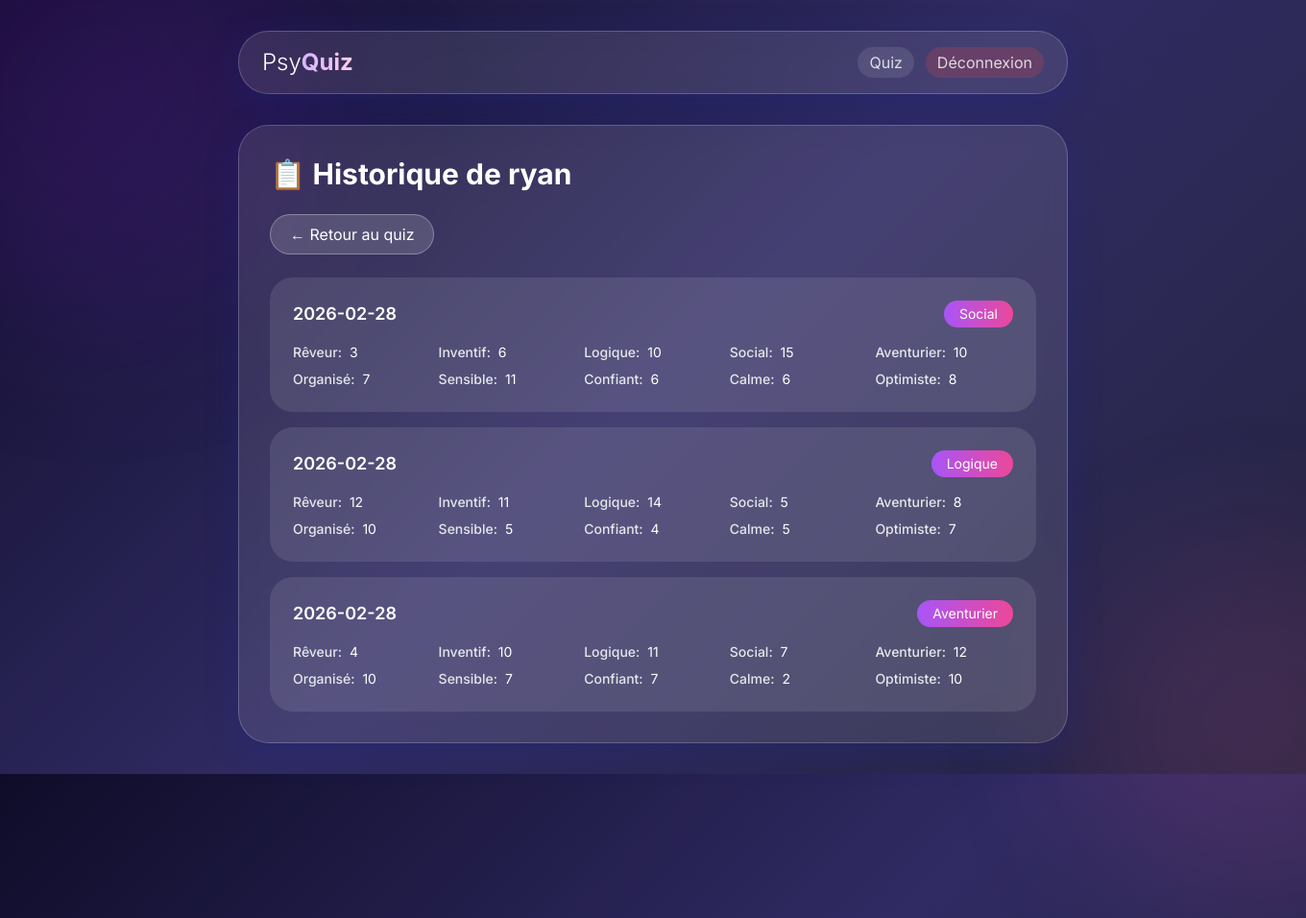
Screenshot of /history (signed in) with the database file from the repository.
### tables this page shows
CREATE TABLE results (
            id INTEGER PRIMARY KEY AUTOINCREMENT,
            user_id INTEGER NOT NULL,
            date TEXT NOT NULL,
            answers TEXT NOT NULL,
            dominant_profile TEXT NOT NULL,
            scores TEXT NOT NULL,
            FOREIGN KEY (user_id) REFERENCES users (id)
        );

### main.py (the view)
@app.get("/history", response_class=HTMLResponse)
async def history(request: Request):
    user_id = get_user_id_from_cookie(request)
    username = get_username_from_cookie(request)
    if not user_id or not username:
        return RedirectResponse(url="/login-patient", status_code=302)
    history_list = get_results_by_user_id(user_id)
    response = templates.TemplateResponse(
        "history.html",
        {"request": request, "username": username, "history": history_list}
    )
    response.headers['Cache-Control'] = 'no-cache, no-store, must-revalidate'
    return response

### templates/history.html (shortened to what this page needs)
<!DOCTYPE html>
<html lang="fr">
<head>
    <script src="https://cdn.tailwindcss.com"></script>
</head>
<body class="relative">
    <div class="floating-shape shape1"></div>
    <div class="floating-shape shape2"></div>
    <div class="relative z-10 max-w-4xl mx-auto px-4 py-8">
        <nav class="glass-card py-4 px-6 flex justify-between items-center mb-8">
            <span class="text-2xl font-light text-white">Psy<span class="font-bold text-transparent bg-clip-text bg-gradient-to-r from-purple-300 to-pink-200">Quiz</span></span>
            <div class="flex items-center space-x-3">
                <a href="/" class="text-white/80 hover:text-white px-3 py-1 rounded-full bg-white/10 hover:bg-white/20 transition">Quiz</a>
                <a href="/logout" class="text-white/80 hover:text-white px-3 py-1 rounded-full bg-red-500/20 hover:bg-red-500/30 transition">Déconnexion</a>
            </div>
        </nav>
        <div class="glass-card p-8">
            <h1 class="text-3xl font-bold text-white mb-6">📋 Historique de {{ username }}</h1>
            <div class="mb-6">
                <a href="/" class="btn-retour inline-flex items-center">← Retour au quiz</a>
            </div>
            {% if history %}
            <div class="space-y-4">
                {% for entry in history %}
                <div class="history-item p-6">
                    <div class="flex justify-between items-center mb-4">
                        <span class="text-lg font-semibold text-white">{{ entry.date }}</span>
                        <span class="bg-gradient-to-r from-purple-500 to-pink-500 text-white px-4 py-1 rounded-full text-sm">{{ entry.profile }}</span>
                    </div>
                    <div class="grid grid-cols-2 md:grid-cols-5 gap-2">
                        {% for profile, score in entry.scores.items() %}
                        <div class="text-sm">
                            <span class="font-medium text-gray-200">{{ profile }}:</span>
                            <span class="ml-1 text-white">{{ score }}</span>
                        </div>
                        {% endfor %}
                    </div>
                </div>
                {% endfor %}
            </div>
            {% else %}
            <p class="text-center text-gray-300 py-8">Aucun résultat enregistré.</p>
            {% endif %}
        </div>
    </div>
</body>
</html>

### templates/history.html (style rules this page uses)
body { font-family: 'Inter', sans-serif; background: linear-gradient(135deg, #0f0c29 0%, #302b63 50%, #24243e 100%); min-height: 100vh; position: relative; overflow-x: hidden; }
.floating-shape { position: absolute; background: rgba(255,255,255,0.03); border-radius: 50%; filter: blur(70px); z-index: 0; }
.shape1 { width: 500px; height: 500px; top: -150px; left: -150px; background: radial-gradient(circle, rgba(138,43,226,0.2) 0%, rgba(75,0,130,0.1) 100%); }
.shape2 { width: 400px; height: 400px; bottom: -150px; right: -150px; background: radial-gradient(circle, rgba(255,105,180,0.15) 0%, rgba(255,20,147,0.05) 100%); }
.glass-card { background: rgba(255,255,255,0.1); backdrop-filter: blur(10px); border: 1px solid rgba(255,255,255,0.2); border-radius: 2rem; box-shadow: 0 8px 32px 0 rgba(31,38,135,0.37); }
.history-item { background: rgba(255,255,255,0.1); border-radius: 1.5rem; transition: transform 0.2s; }
.btn-retour { background: rgba(255,255,255,0.15); border: 1px solid rgba(255,255,255,0.3); border-radius: 50px; padding: 8px 20px; color: white; transition: all 0.3s; }

### rows the page displays
results: date "2026-02-28", profile "Social", scores "Rêveur" "Inventif" "Logique" "Social" "Aventurier" "Organisé" "Sensible" "Confiant" "Calme" "Optimiste", scores "3" "6" "10" "15" "10" "7" "11" "6" "6" "8"
results: date "2026-02-28", profile "Logique", scores "Rêveur" "Inventif" "Logique" "Social" "Aventurier" "Organisé" "Sensible" "Confiant" "Calme" "Optimiste", scores "12" "11" "14" "5" "8" "10" "5" "4" "5" "7"
results: date "2026-02-28", profile "Aventurier", scores "Rêveur" "Inventif" "Logique" "Social" "Aventurier" "Organisé" "Sensible" "Confiant" "Calme" "Optimiste", scores "4" "10" "11" "7" "12" "10" "7" "7" "2" "10"

### other values shown
{{ username }} "ryan"
